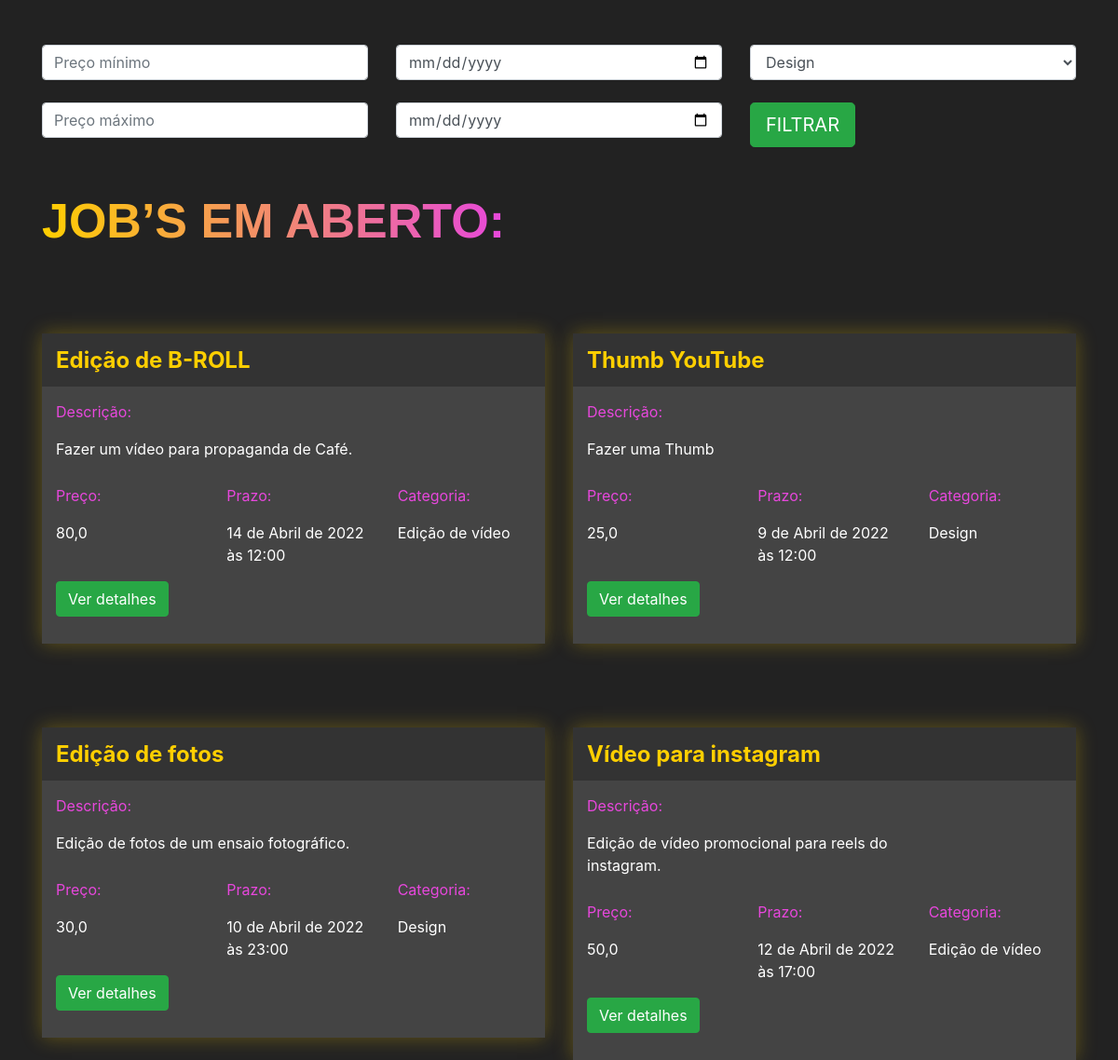
The app's page /jobs/encontrar_jobs/ with its own data.
### jobs/models.py (models this page shows, shortened)
class Jobs(models.Model):
    categoria_choices = (('D', 'Design'),
                         ('EV', 'Edição de Vídeo'))
    status_choices = (('C', 'Em criação'),
                      ('AA', 'Aguardando aprovação'),
                      ('F', 'Finalizado'))
    titulo = models.CharField(max_length=200)
    descricao = models.TextField()
    categoria = models.CharField(max_length=2, choices=categoria_choices, default="D")
    prazo_entrega = models.DateTimeField()
    preco = models.FloatField()
    referencias = models.ManyToManyField(Referencias)
    profissional = models.ForeignKey(User, on_delete=models.DO_NOTHING, null=True, blank=True)
    reservado = models.BooleanField(default=False)
    status = models.CharField(max_length=2, choices=status_choices, default='AA')

### jobs/views.py (the view)
# urls.py: path('encontrar_jobs/', views.encontrar_jobs, name='encontrar_jobs')
def encontrar_jobs(request):
    if request.method == "GET":
        preco_minimo = request.GET.get('preco_minimo')
        preco_maximo = request.GET.get('preco_maximo')
        prazo_minimo = request.GET.get('prazo_minimo')
        prazo_maximo = request.GET.get('prazo_maximo')
        categoria = request.GET.get('categoria')
        if preco_minimo or preco_maximo or prazo_minimo or prazo_maximo or categoria:
            if not preco_minimo:
                preco_minimo = 0
            if not preco_maximo:
                preco_maximo = 999999
            if not prazo_minimo:
                prazo_minimo = datetime(year=1900, month=1, day=1)
            if not prazo_maximo:
                prazo_maximo = datetime(year=3000, month=1, day=1)
            if categoria == 'D':
                categoria = ['D', ]
            elif categoria == 'EV':
                categoria = ['EV', ]
            jobs = Jobs.objects.filter(preco__gte=preco_minimo)\
                .filter(preco__lte=preco_maximo)\
                .filter(prazo_entrega__gte=prazo_minimo)\
                .filter(prazo_entrega__lte=prazo_maximo)\
                .filter(categoria__in=categoria)\
                .filter(reservado=False)
        else:
            jobs = Jobs.objects.filter(reservado=False)
        return render(request, 'encontrar_jobs.html', {'jobs': jobs})

### jobs/templates/encontrar_jobs.html (shortened to what this page needs)
{% extends 'base.html' %}
{% load static %}
{% block 'head' %}
<link rel="stylesheet" href="{% static 'jobs/css/encontrar_jobs.css' %}">
{% endblock %}
{% block 'body' %}
    <div class="container">
    <br>
    <br>
        <div class="row">
            <div class="col-sm">
            <form action="{% url 'encontrar_jobs' %}" method="GET"> {% csrf_token %}
                <input type="text" class="form-control" placeholder="Preço mínimo" name="preco_minimo">
                <br>
                <input type="text" class="form-control" placeholder="Preço máximo" name="preco_maximo">
            </div>
            <div class="col-sm">
                <input type="date" class="form-control" name="prazo_minimo">
                <br>
                <input type="date" class="form-control" name="prazo_maximo">
            </div>
            <div class="col-sm">
                <select class="form-control" name="categoria">
                    <option value="D">Design</option>
                </select>
                <br>
                <input type="submit" class="btn btn-success btn-lg" value="FILTRAR">
            </div>
        </div>
        <br>
        <br>
        <h2 class="titulo">JOB’S EM ABERTO:</h2>
        <div class="row justify-content-around">
            {% for job in jobs %}
                <div class="col-6 row-card">
                    <div class="card-job">
                        <div class="header-job">
                        <h4 class="titulo-job">{{job.titulo}}</h4>
                        </div>
                        <div class="body-job">
                            <p class="titulo-body">Descrição:</p>
                            <div style="width: 70%">
                                <p>{{job.descricao}}</p>
                            </div>
                            <div class="row">
                                <div class="col-4">
                                    <p class="titulo-body">Preço:</p>
                                    <p>{{job.preco}}</p>
                                </div>
                                <div class="col-4">
                                    <p class="titulo-body">Prazo:</p>
                                    <p>{{job.prazo_entrega}}</p>
                                </div>
                                <div class="col-4">
                                    <p class="titulo-body">Categoria:</p>
                                    <p>{% if job.categoria == 'D'%}
                                        Design
                                        {% else %}
                                        Edição de vídeo
                                        {% endif %}
                                    </p>
                                </div>
                            </div>
                            <button class="btn btn-success">Ver detalhes</button>
                            <br>
                            <br>
                        </div>
                    </div>
                </div>
            {% endfor %}
        </div>
    </div>
{% endblock %}

### templates/static/jobs/css/encontrar_jobs.css (style rules this page uses)
.fundo { background-color: #222; color: white; }
.card-job { background-color: #444; box-shadow: 0 0px 20px 0 rgba( 255, 207, 0, 0.3 ); padding: 0; margin-top: 50px; }
.header-job { background-color: #333; width: 100% !important; padding: 5px; padding-left: 15px; }
.row-card { margin-top: 40px; }
.titulo-job { color: #FFCF00; font-weight: bold; margin-top: 10px; }
.body-job { padding: 5px; padding-left: 15px; }
.titulo-body { color: #E747DC; margin-top: 10px; }
.titulo { font-family: Arial, Helvetica, sans-serif; font-weight: bold; font-size: 52px; display: inline; background-image: linear-gradient(90deg, rgba(255,207,0,1) 0%, rgba(231,71,220,1) 100%); background-clip: text; -webkit-background-clip: text; color: transparent; padding-bottom: 10px; }

### records on screen
Jobs: titulo "Edição de B-ROLL", descricao "Fazer um vídeo para propaganda de Café.", preco "80,0", prazo_entrega "14 de Abril de 2022 às 12:00", categoria "Edição de vídeo"
Jobs: titulo "Thumb YouTube", descricao "Fazer uma Thumb", preco "25,0", prazo_entrega "9 de Abril de 2022 às 12:00", categoria "Design"
Jobs: titulo "Edição de fotos", descricao "Edição de fotos de um ensaio fotográfico.", preco "30,0", prazo_entrega "10 de Abril de 2022 às 23:00", categoria "Design"
Jobs: titulo "Vídeo para instagram", descricao "Edição de vídeo promocional para reels do instagram.", preco "50,0", prazo_entrega "12 de Abril de 2022 às 17:00", categoria "Edição de vídeo"
